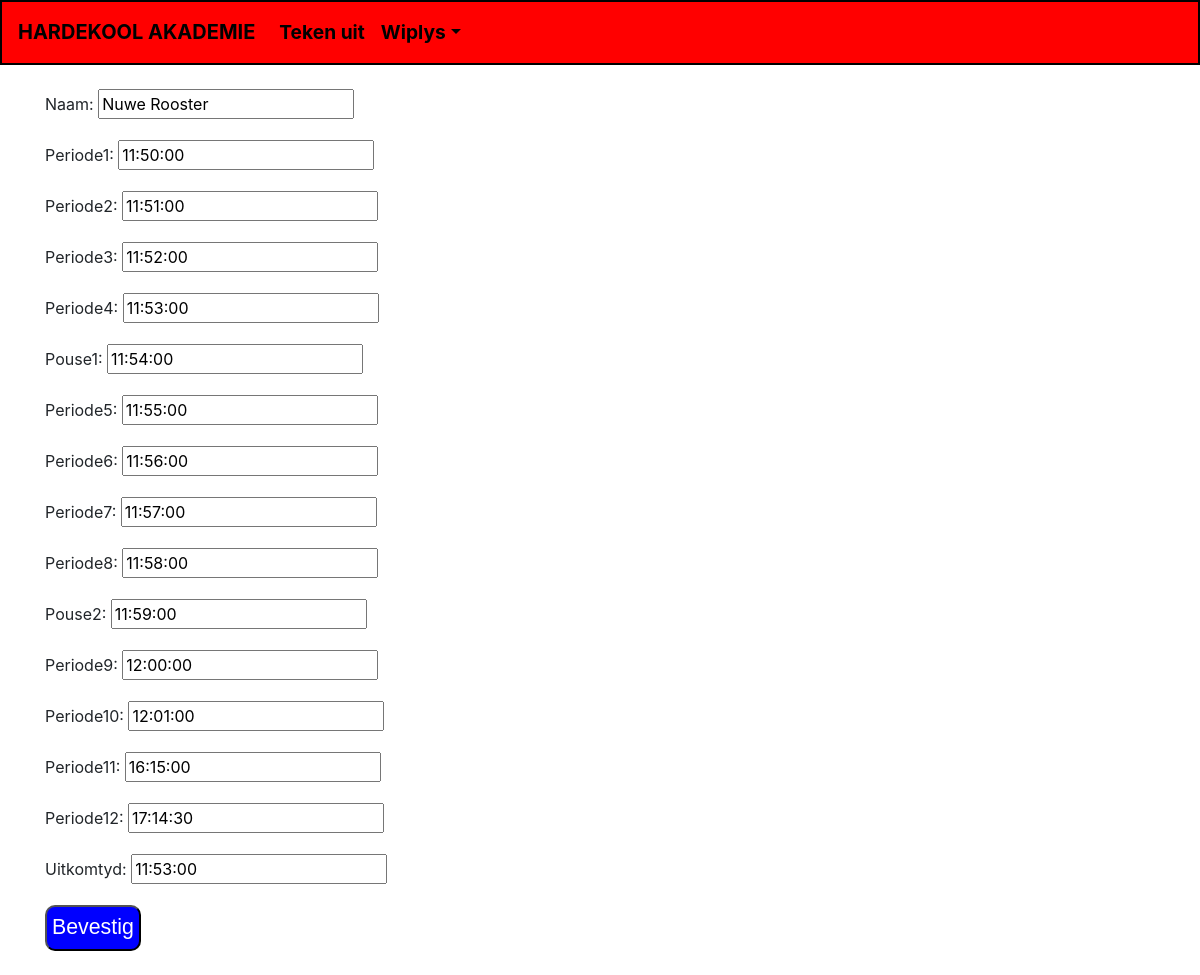
Before: /rooster/4/verander (signed in) with the older database file.
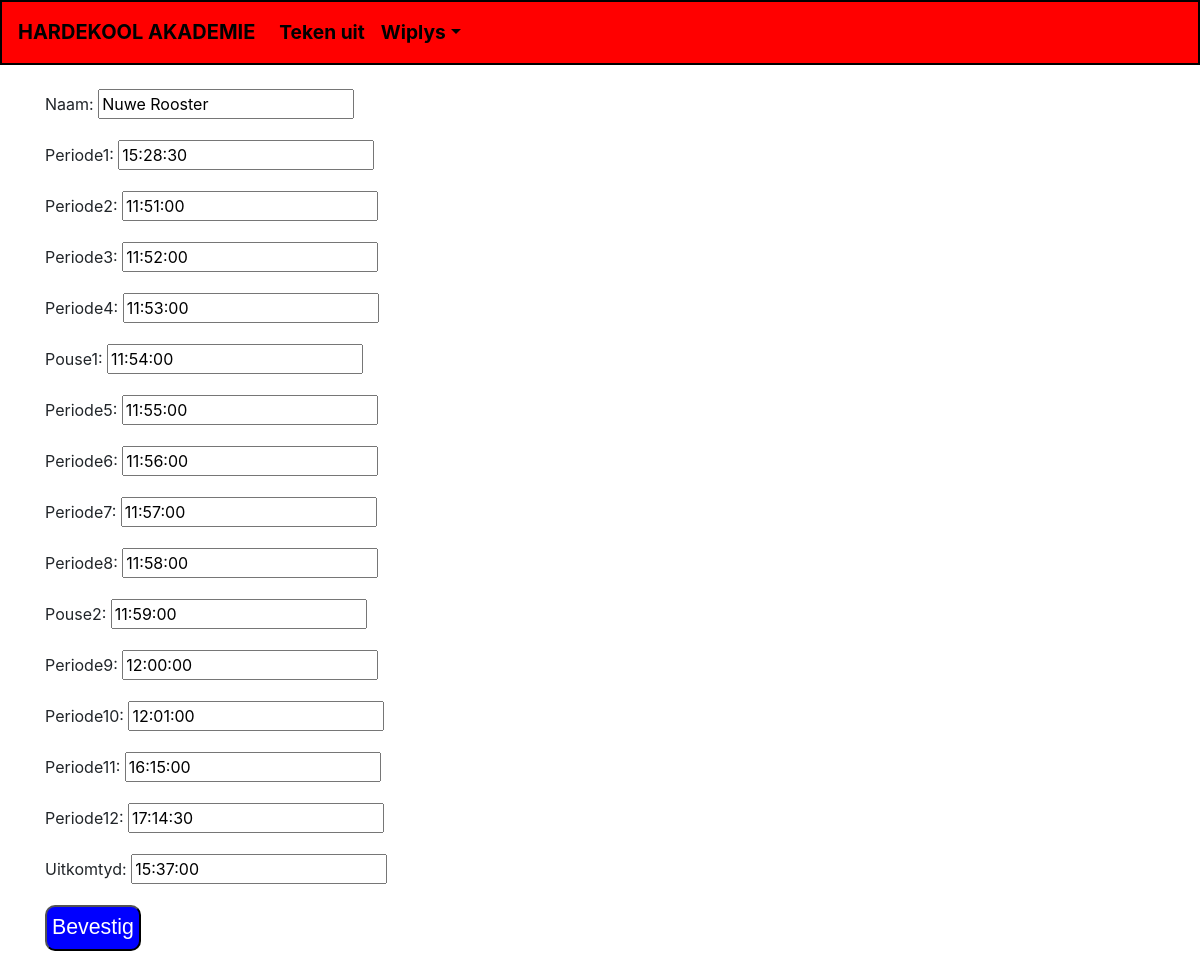
After: the same page with the newer database file.
### KlokRooster/models.py (models this page shows, shortened)
class Rooster(models.Model):
    naam = models.CharField(max_length=256, default="Nuwe Rooster")
    periode1 = models.TimeField(default="7:30")
    periode2 = models.TimeField(default="8:00")
    periode3 = models.TimeField(default="8:30")
    periode4 = models.TimeField(default="9:00")
    pouse1 = models.TimeField(default="9:30")
    periode5 = models.TimeField(default="9:45")
    periode6 = models.TimeField(default="10:15")
    periode7 = models.TimeField(default="10:45")
    periode8 = models.TimeField(default="11:15")
    pouse2 = models.TimeField(default="11:45")
    periode9 = models.TimeField(default="12:00")
    periode10 = models.TimeField(default="12:30")
    periode11 = models.TimeField(default="13:00")
    periode12 = models.TimeField(default="13:30")
    uitkomtyd = models.TimeField(default="14:00")
    luisterend = models.BooleanField(default=False)

### KlokRooster/views.py (the view)
# urls.py: path('rooster/<int:pk>/verander', RoosterUpdateView.as_view(), name="verander_rooster"),
class RoosterUpdateView(LoginRequiredMixin, UpdateView):
    context_object_name = "rooster"
    model = Rooster
    fields = ("naam", "periode1", "periode2", "periode3", "periode4", "pouse1", "periode5", "periode6", "periode7", "periode8", "pouse2", "periode9", "periode10", "periode11", "periode12", "uitkomtyd")
    template_name = "verander_rooster.html"

### KlokRooster/templates/verander_rooster.html (shortened to what this page needs)
{% extends 'rooster_base.html' %}
{% block head_block %}
{% load static %}
<link rel="stylesheet" href="{% static 'css/verander_rooster.css' %}">
{% endblock %}
{% block body_block %}
<br>
<form method="POST">
    {{ form.as_p }}
    <button type="submit">Bevestig</button>
</form>
<br>
{% endblock %}

Changed rows visible on the page:
changed Rooster "Nuwe Rooster": periode1 "11:50:00" → "15:28:30"; uitkomtyd "11:53:00" → "15:37:00"
